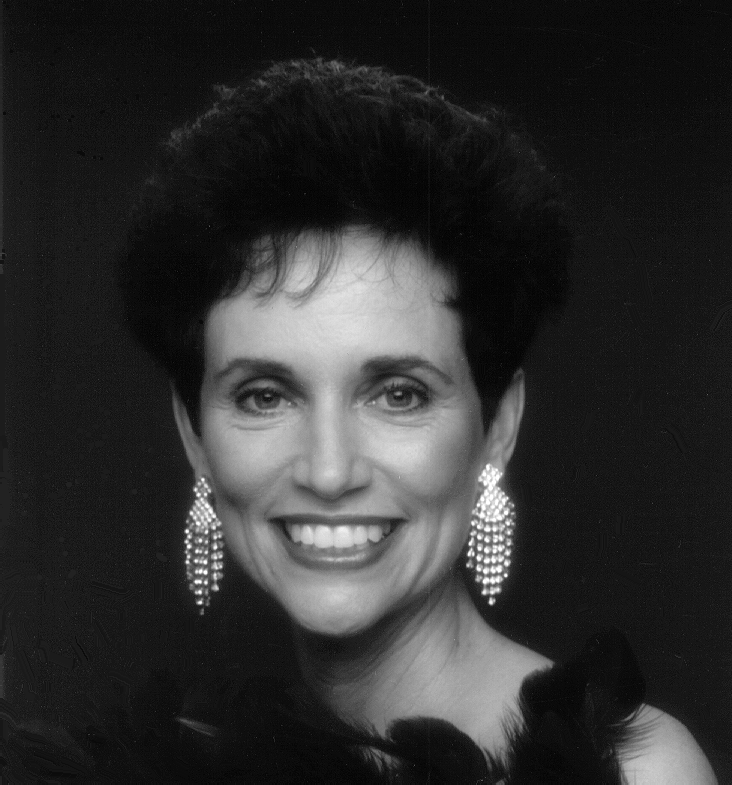
#> input picture exercise/week3/woman.png, 732 x 785 px
$ jupyter execute hw04.ipynb
#> lines starting #> are read from the running program, lines starting #| are printed output that depends on the picture
[cell 1]
import numpy as np
import matplotlib.pyplot as plt
import skimage
import imageio
from scipy.signal import convolve2d
from skimage.filters import gaussian

[cell 2]
im = imageio.imread("../week3/woman.png")
#> im is the input picture: shape (785, 732); min 0, max 255, mean 46.4

[cell 3]
g1 = gaussian(im,sigma=2)
g2 = gaussian(im,sigma=5)

# Difference of Gaussian

[cell 4]
f = plt.figure(figsize=(15,10))
ax = f.add_subplot(131)
ax2 = f.add_subplot(132)
ax3 = f.add_subplot(133)

ax.imshow(g1,cmap="gray")
ax2.imshow(g2,cmap="gray")
ax3.imshow(g1-g2,cmap="gray")

plt.show()
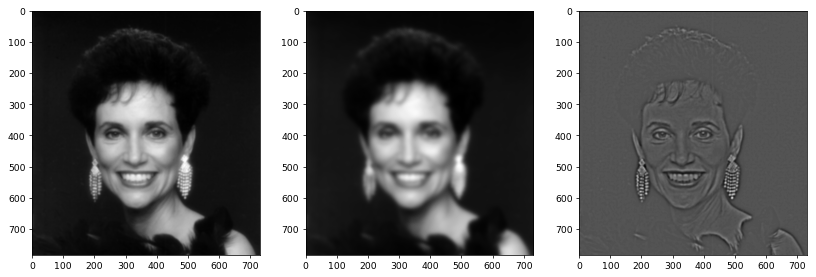
#> figure drawn by matplotlib, 3 panels

# Differnce of box filter

[cell 5]
dob1 = np.ones([43,43]) * (1/43**2)

[cell 6]
dob2 = np.ones([19,19]) * (1/19**2)

[cell 7]
pass1 = convolve2d(im,dob2,mode='same')
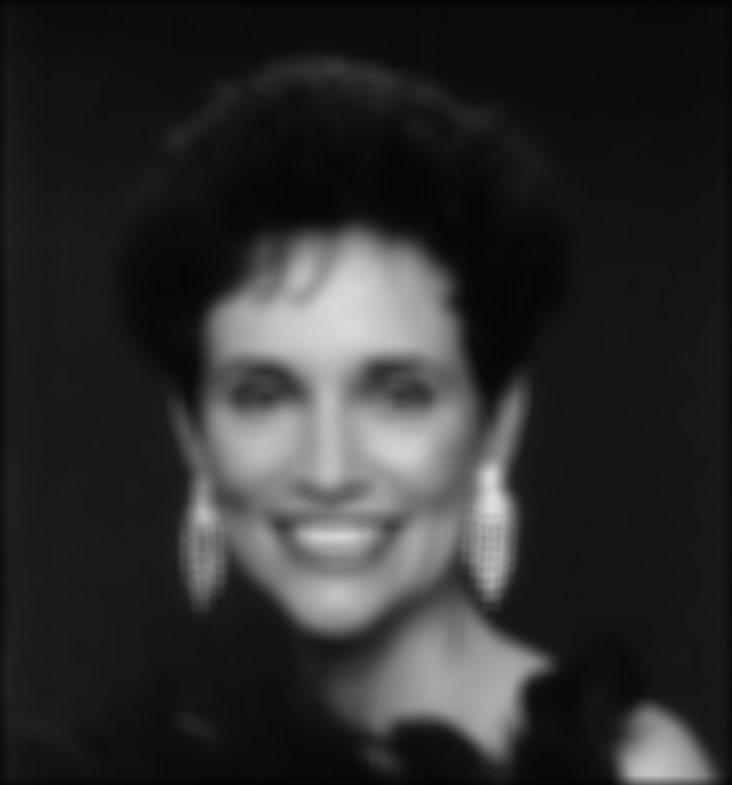
#> pass1: shape (785, 732) float64; min 3.34, max 222.6, mean 46.1

[cell 8]
# plt.imshow(pass1, cmap='gray')
# plt.show()

[cell 9]
pass2 = convolve2d(im, dob1, mode='same')
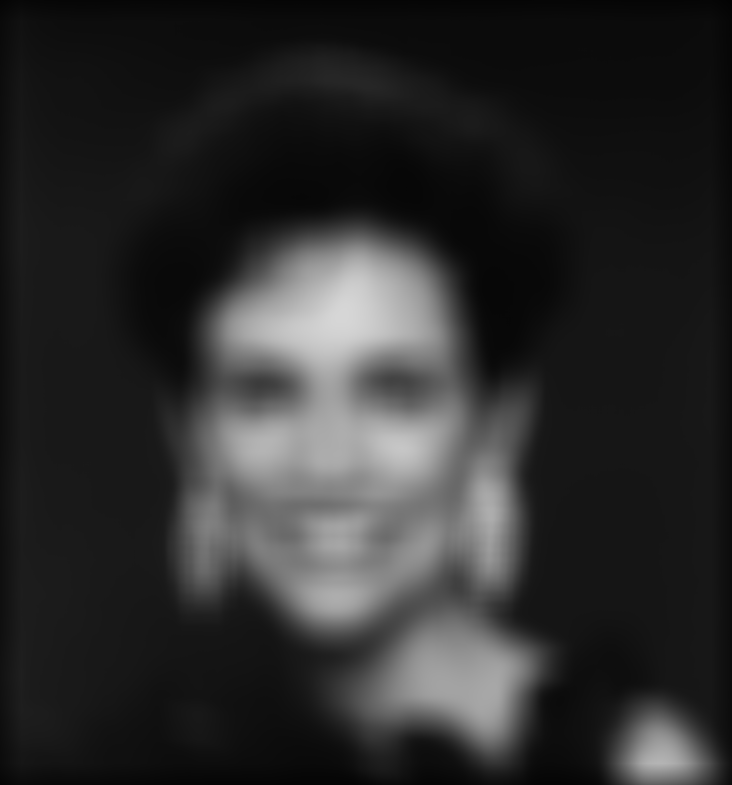
#> pass2: shape (785, 732) float64; min 3.24, max 214.8, mean 45.7

[cell 10]
# plt.imshow(pass2, cmap='gray')
# plt.show()

[cell 11]
f = plt.figure(figsize=(15,10))
ax = f.add_subplot(141)
ax2 = f.add_subplot(142)
ax3 = f.add_subplot(143)
ax4 = f.add_subplot(144)

ax.imshow(pass1,cmap="gray")
ax2.imshow(pass2,cmap="gray")
ax3.imshow(pass2-pass1,cmap="gray")
ax4.imshow((pass2-pass1).clip(0,255), cmap='gray')
plt.show()
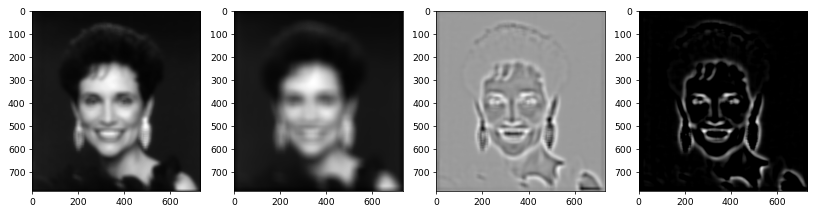
#> figure drawn by matplotlib, 4 panels
